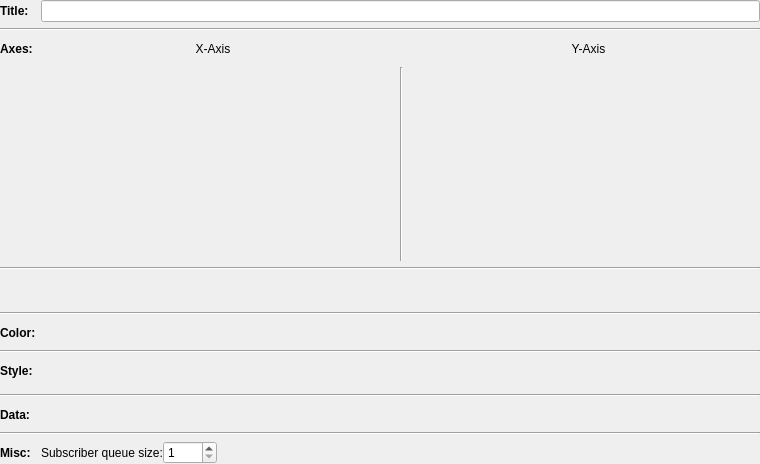
<?xml version="1.0" encoding="UTF-8"?>
<ui version="4.0">
 <class>CurveConfigWidget</class>
 <widget class="QWidget" name="CurveConfigWidget">
  <property name="geometry">
   <rect>
    <x>0</x>
    <y>0</y>
    <width>760</width>
    <height>464</height>
   </rect>
  </property>
  <property name="windowTitle">
   <string>Form</string>
  </property>
  <layout class="QGridLayout" name="gridLayout">
   <property name="horizontalSpacing">
    <number>5</number>
   </property>
   <property name="margin">
    <number>0</number>
   </property>
   <item row="10" column="0" colspan="4">
    <widget class="Line" name="line_5">
     <property name="orientation">
      <enum>Qt::Horizontal</enum>
     </property>
    </widget>
   </item>
   <item row="17" column="0">
    <widget class="QLabel" name="label_5">
     <property name="minimumSize">
      <size>
       <width>0</width>
       <height>23</height>
      </size>
     </property>
     <property name="font">
      <font>
       <weight>75</weight>
       <bold>true</bold>
      </font>
     </property>
     <property name="text">
      <string>Misc:</string>
     </property>
    </widget>
   </item>
   <item row="0" column="1" colspan="3">
    <widget class="QLineEdit" name="lineEditTitle"/>
   </item>
   <item row="14" column="1" colspan="3">
    <widget class="rqt_multiplot::CurveDataConfigWidget" name="curveDataConfigWidget" native="true">
     <property name="minimumSize">
      <size>
       <width>0</width>
       <height>0</height>
      </size>
     </property>
    </widget>
   </item>
   <item row="0" column="0">
    <widget class="QLabel" name="label">
     <property name="font">
      <font>
       <weight>75</weight>
       <bold>true</bold>
      </font>
     </property>
     <property name="text">
      <string>Title:</string>
     </property>
    </widget>
   </item>
   <item row="7" column="1" colspan="3">
    <widget class="rqt_multiplot::CurveColorConfigWidget" name="curveColorConfigWidget" native="true"/>
   </item>
   <item row="2" column="0">
    <widget class="QLabel" name="label_2">
     <property name="minimumSize">
      <size>
       <width>0</width>
       <height>24</height>
      </size>
     </property>
     <property name="font">
      <font>
       <weight>75</weight>
       <bold>true</bold>
      </font>
     </property>
     <property name="text">
      <string>Axes:</string>
     </property>
    </widget>
   </item>
   <item row="14" column="0">
    <widget class="QLabel" name="label_9">
     <property name="minimumSize">
      <size>
       <width>0</width>
       <height>23</height>
      </size>
     </property>
     <property name="font">
      <font>
       <weight>75</weight>
       <bold>true</bold>
      </font>
     </property>
     <property name="text">
      <string>Data:</string>
     </property>
    </widget>
   </item>
   <item row="1" column="0" colspan="4">
    <widget class="Line" name="line">
     <property name="orientation">
      <enum>Qt::Horizontal</enum>
     </property>
    </widget>
   </item>
   <item row="11" column="1" rowspan="2" colspan="3">
    <widget class="rqt_multiplot::CurveStyleConfigWidget" name="curveStyleConfigWidget" native="true">
     <property name="minimumSize">
      <size>
       <width>0</width>
       <height>0</height>
      </size>
     </property>
    </widget>
   </item>
   <item row="3" column="3">
    <widget class="rqt_multiplot::CurveAxisConfigWidget" name="curveAxisConfigWidgetY" native="true">
     <property name="sizePolicy">
      <sizepolicy hsizetype="MinimumExpanding" vsizetype="MinimumExpanding">
       <horstretch>0</horstretch>
       <verstretch>0</verstretch>
      </sizepolicy>
     </property>
    </widget>
   </item>
   <item row="3" column="1">
    <widget class="rqt_multiplot::CurveAxisConfigWidget" name="curveAxisConfigWidgetX" native="true">
     <property name="sizePolicy">
      <sizepolicy hsizetype="MinimumExpanding" vsizetype="MinimumExpanding">
       <horstretch>0</horstretch>
       <verstretch>0</verstretch>
      </sizepolicy>
     </property>
    </widget>
   </item>
   <item row="4" column="0" colspan="4">
    <widget class="Line" name="line_3">
     <property name="orientation">
      <enum>Qt::Horizontal</enum>
     </property>
    </widget>
   </item>
   <item row="5" column="0" colspan="4">
    <widget class="QWidget" name="widgetValidationError">
     <property name="visible">
      <bool>false</bool>
     </property>
     <layout class="QHBoxLayout" name="horizontalLayoutValidationError">
      <property name="spacing">
       <number>6</number>
      </property>
      <property name="leftMargin">
       <number>0</number>
      </property>
      <property name="topMargin">
       <number>4</number>
      </property>
      <property name="rightMargin">
       <number>0</number>
      </property>
      <property name="bottomMargin">
       <number>4</number>
      </property>
      <item>
       <widget class="QLabel" name="labelValidationErrorIcon">
        <property name="minimumSize">
         <size>
          <width>22</width>
          <height>22</height>
         </size>
        </property>
        <property name="maximumSize">
         <size>
          <width>22</width>
          <height>22</height>
         </size>
        </property>
        <property name="alignment">
         <set>Qt::AlignLeading|Qt::AlignLeft|Qt::AlignTop</set>
        </property>
       </widget>
      </item>
      <item>
       <widget class="QLabel" name="labelValidationError">
        <property name="styleSheet">
         <string notr="true">color: #c62828;</string>
        </property>
        <property name="wordWrap">
         <bool>true</bool>
        </property>
        <property name="alignment">
         <set>Qt::AlignLeading|Qt::AlignLeft|Qt::AlignVCenter</set>
        </property>
       </widget>
      </item>
     </layout>
    </widget>
   </item>
   <item row="6" column="0" colspan="4">
    <widget class="Line" name="lineValidationError">
     <property name="visible">
      <bool>false</bool>
     </property>
     <property name="orientation">
      <enum>Qt::Horizontal</enum>
     </property>
    </widget>
   </item>
   <item row="17" column="1" colspan="3">
    <layout class="QHBoxLayout" name="horizontalLayout">
     <item>
      <widget class="QLabel" name="label_7">
       <property name="text">
        <string>Subscriber queue size:</string>
       </property>
      </widget>
     </item>
     <item>
      <widget class="QSpinBox" name="spinBoxSubscriberQueueSize">
       <property name="minimum">
        <number>1</number>
       </property>
       <property name="maximum">
        <number>9999</number>
       </property>
      </widget>
     </item>
     <item>
      <spacer name="horizontalSpacer">
       <property name="orientation">
        <enum>Qt::Horizontal</enum>
       </property>
       <property name="sizeHint" stdset="0">
        <size>
         <width>40</width>
         <height>20</height>
        </size>
       </property>
      </spacer>
     </item>
    </layout>
   </item>
   <item row="11" column="0">
    <widget class="QLabel" name="label_8">
     <property name="sizePolicy">
      <sizepolicy hsizetype="Preferred" vsizetype="Fixed">
       <horstretch>0</horstretch>
       <verstretch>0</verstretch>
      </sizepolicy>
     </property>
     <property name="minimumSize">
      <size>
       <width>0</width>
       <height>23</height>
      </size>
     </property>
     <property name="font">
      <font>
       <weight>75</weight>
       <bold>true</bold>
      </font>
     </property>
     <property name="text">
      <string>Style:</string>
     </property>
    </widget>
   </item>
   <item row="7" column="0">
    <widget class="QLabel" name="label_6">
     <property name="minimumSize">
      <size>
       <width>0</width>
       <height>23</height>
      </size>
     </property>
     <property name="font">
      <font>
       <weight>75</weight>
       <bold>true</bold>
      </font>
     </property>
     <property name="text">
      <string>Color:</string>
     </property>
    </widget>
   </item>
   <item row="13" column="0" colspan="4">
    <widget class="Line" name="line_4">
     <property name="orientation">
      <enum>Qt::Horizontal</enum>
     </property>
    </widget>
   </item>
   <item row="16" column="0" colspan="4">
    <widget class="Line" name="line_6">
     <property name="orientation">
      <enum>Qt::Horizontal</enum>
     </property>
    </widget>
   </item>
   <item row="3" column="2">
    <widget class="Line" name="line_2">
     <property name="sizePolicy">
      <sizepolicy hsizetype="Preferred" vsizetype="Minimum">
       <horstretch>0</horstretch>
       <verstretch>0</verstretch>
      </sizepolicy>
     </property>
     <property name="minimumSize">
      <size>
       <width>0</width>
       <height>0</height>
      </size>
     </property>
     <property name="orientation">
      <enum>Qt::Vertical</enum>
     </property>
    </widget>
   </item>
   <item row="2" column="2">
    <widget class="QPushButton" name="pushButtonSwap">
     <property name="minimumSize">
      <size>
       <width>22</width>
       <height>22</height>
      </size>
     </property>
     <property name="maximumSize">
      <size>
       <width>22</width>
       <height>22</height>
      </size>
     </property>
     <property name="cursor">
      <cursorShape>PointingHandCursor</cursorShape>
     </property>
     <property name="toolTip">
      <string>Swap axis configurations</string>
     </property>
     <property name="text">
      <string/>
     </property>
     <property name="iconSize">
      <size>
       <width>22</width>
       <height>22</height>
      </size>
     </property>
     <property name="flat">
      <bool>true</bool>
     </property>
    </widget>
   </item>
   <item row="2" column="1">
    <layout class="QHBoxLayout" name="horizontalLayout_2">
     <item>
      <spacer name="horizontalSpacer_3">
       <property name="orientation">
        <enum>Qt::Horizontal</enum>
       </property>
       <property name="sizeType">
        <enum>QSizePolicy::Fixed</enum>
       </property>
       <property name="sizeHint" stdset="0">
        <size>
         <width>22</width>
         <height>19</height>
        </size>
       </property>
      </spacer>
     </item>
     <item>
      <widget class="QLabel" name="label_3">
       <property name="sizePolicy">
        <sizepolicy hsizetype="MinimumExpanding" vsizetype="Preferred">
         <horstretch>0</horstretch>
         <verstretch>0</verstretch>
        </sizepolicy>
       </property>
       <property name="font">
        <font>
         <weight>50</weight>
         <bold>false</bold>
        </font>
       </property>
       <property name="text">
        <string>X-Axis</string>
       </property>
       <property name="alignment">
        <set>Qt::AlignCenter</set>
       </property>
      </widget>
     </item>
     <item>
      <widget class="QPushButton" name="pushButtonCopyRight">
       <property name="minimumSize">
        <size>
         <width>22</width>
         <height>22</height>
        </size>
       </property>
       <property name="maximumSize">
        <size>
         <width>22</width>
         <height>22</height>
        </size>
       </property>
       <property name="cursor">
        <cursorShape>PointingHandCursor</cursorShape>
       </property>
       <property name="toolTip">
        <string>Copy to y-axis configuration</string>
       </property>
       <property name="text">
        <string/>
       </property>
       <property name="iconSize">
        <size>
         <width>22</width>
         <height>22</height>
        </size>
       </property>
       <property name="flat">
        <bool>true</bool>
       </property>
      </widget>
     </item>
    </layout>
   </item>
   <item row="2" column="3">
    <layout class="QHBoxLayout" name="horizontalLayout_3">
     <item>
      <widget class="QPushButton" name="pushButtonCopyLeft">
       <property name="minimumSize">
        <size>
         <width>22</width>
         <height>22</height>
        </size>
       </property>
       <property name="maximumSize">
        <size>
         <width>22</width>
         <height>22</height>
        </size>
       </property>
       <property name="cursor">
        <cursorShape>PointingHandCursor</cursorShape>
       </property>
       <property name="toolTip">
        <string>Copy to x-axis configuration</string>
       </property>
       <property name="text">
        <string/>
       </property>
       <property name="iconSize">
        <size>
         <width>22</width>
         <height>22</height>
        </size>
       </property>
       <property name="flat">
        <bool>true</bool>
       </property>
      </widget>
     </item>
     <item>
      <widget class="QLabel" name="label_4">
       <property name="sizePolicy">
        <sizepolicy hsizetype="MinimumExpanding" vsizetype="Preferred">
         <horstretch>0</horstretch>
         <verstretch>0</verstretch>
        </sizepolicy>
       </property>
       <property name="font">
        <font>
         <weight>50</weight>
         <bold>false</bold>
        </font>
       </property>
       <property name="text">
        <string>Y-Axis</string>
       </property>
       <property name="alignment">
        <set>Qt::AlignCenter</set>
       </property>
      </widget>
     </item>
     <item>
      <spacer name="horizontalSpacer_2">
       <property name="orientation">
        <enum>Qt::Horizontal</enum>
       </property>
       <property name="sizeType">
        <enum>QSizePolicy::Fixed</enum>
       </property>
       <property name="sizeHint" stdset="0">
        <size>
         <width>22</width>
         <height>19</height>
        </size>
       </property>
      </spacer>
     </item>
    </layout>
   </item>
  </layout>
 </widget>
 <customwidgets>
  <customwidget>
   <class>rqt_multiplot::CurveAxisConfigWidget</class>
   <extends>QWidget</extends>
   <header location="global">rqt_multiplot/CurveAxisConfigWidget.hpp</header>
   <container>1</container>
  </customwidget>
  <customwidget>
   <class>rqt_multiplot::CurveColorConfigWidget</class>
   <extends>QWidget</extends>
   <header location="global">rqt_multiplot/CurveColorConfigWidget.hpp</header>
   <container>1</container>
  </customwidget>
  <customwidget>
   <class>rqt_multiplot::CurveStyleConfigWidget</class>
   <extends>QWidget</extends>
   <header>rqt_multiplot/CurveStyleConfigWidget.hpp</header>
   <container>1</container>
  </customwidget>
  <customwidget>
   <class>rqt_multiplot::CurveDataConfigWidget</class>
   <extends>QWidget</extends>
   <header location="global">rqt_multiplot/CurveDataConfigWidget.hpp</header>
   <container>1</container>
  </customwidget>
 </customwidgets>
 <resources/>
 <connections/>
</ui>
